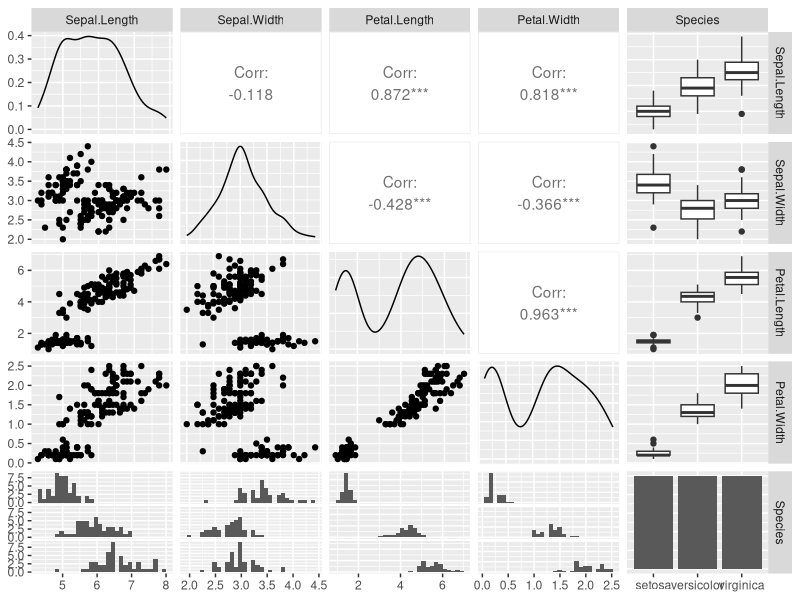
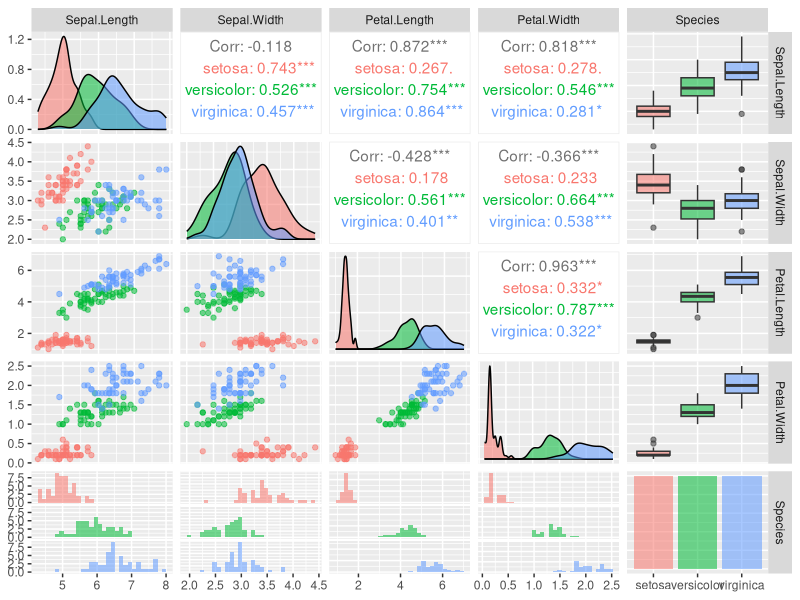
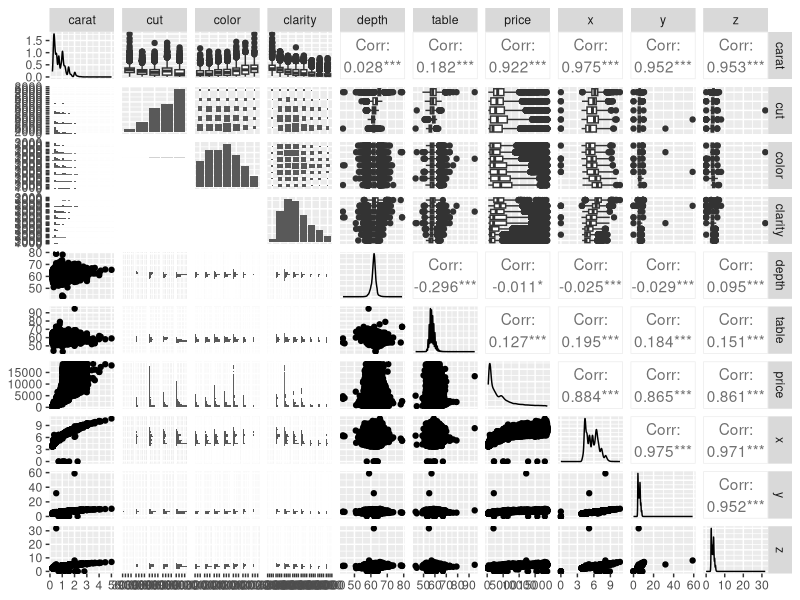
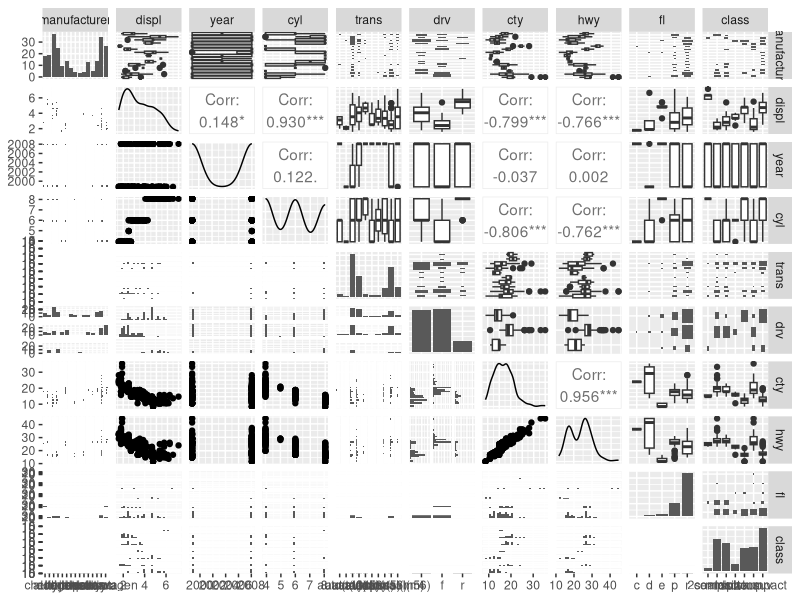
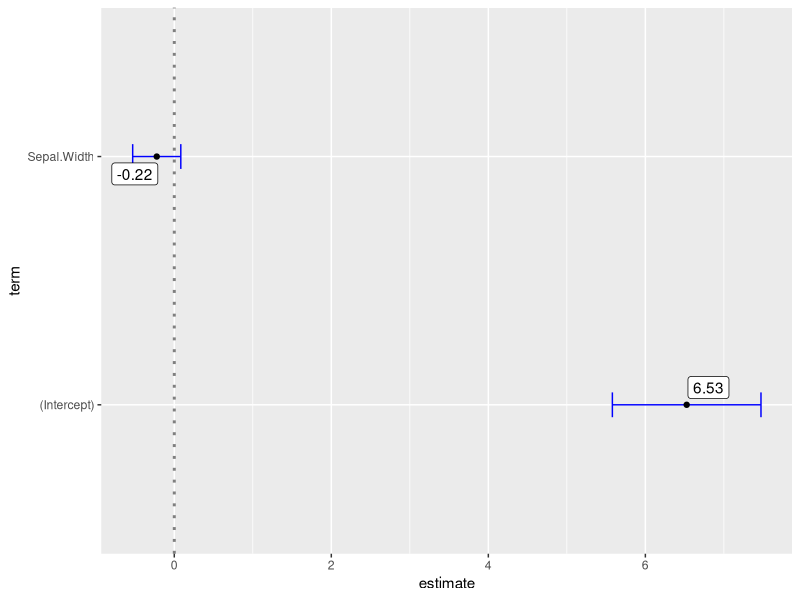

These charts were generated, in order, by the following R code: (Note: this script raises an error after producing the figures.)
## ---- chunk 1

## ---- chunk 2
knitr::opts_chunk$set(warning = FALSE, echo = TRUE)

require(tidyverse)
require(GGally)

tidyverse::tidyverse_conflicts()
## ---- chunk 3
iris %>% 
  GGally::ggpairs()
## ---- chunk 4
iris %>% 
  GGally::ggpairs(ggplot2::aes(colour = Species, alpha = 0.5))
## ---- chunk 5
ggplot2::diamonds %>% 
  GGally::ggpairs()
## ---- chunk 6
ggplot2::mpg %>% 
  dplyr::select(-model) %>% 
  GGally::ggpairs()
## ---- chunk 7
step(lm(cty ~ displ + year + cyl + trans + drv + fl + class,
        data = ggplot2::mpg)) %>% summary()
## ---- chunk 8
iris %>% 
  lm(Sepal.Length ~ Sepal.Width, data = .) %>% 
  summary()
## ---- chunk 9
iris %>% 
  lm(Sepal.Length ~ Sepal.Width, data = .) %>% 
  GGally::ggcoef(errorbar_color = "blue", errorbar_height = .1) +
    ggrepel::geom_label_repel(ggplot2::aes(label = round(estimate, 2)))
## ---- chunk 10
aov(Petal.Width ~ Species, data = iris) %>% 
  TukeyHSD() %>%
  broom::tidy()
## ---- chunk 11
aov(Petal.Width ~ Species, data = iris) %>% 
  TukeyHSD() %>%
  broom::tidy() %>% 
  dplyr::select(-term) %>% 
  dplyr::rename(term = comparison) %>% 
  GGally::ggcoef(errorbar_color = "blue", errorbar_height = .1)
## ---- chunk 12
